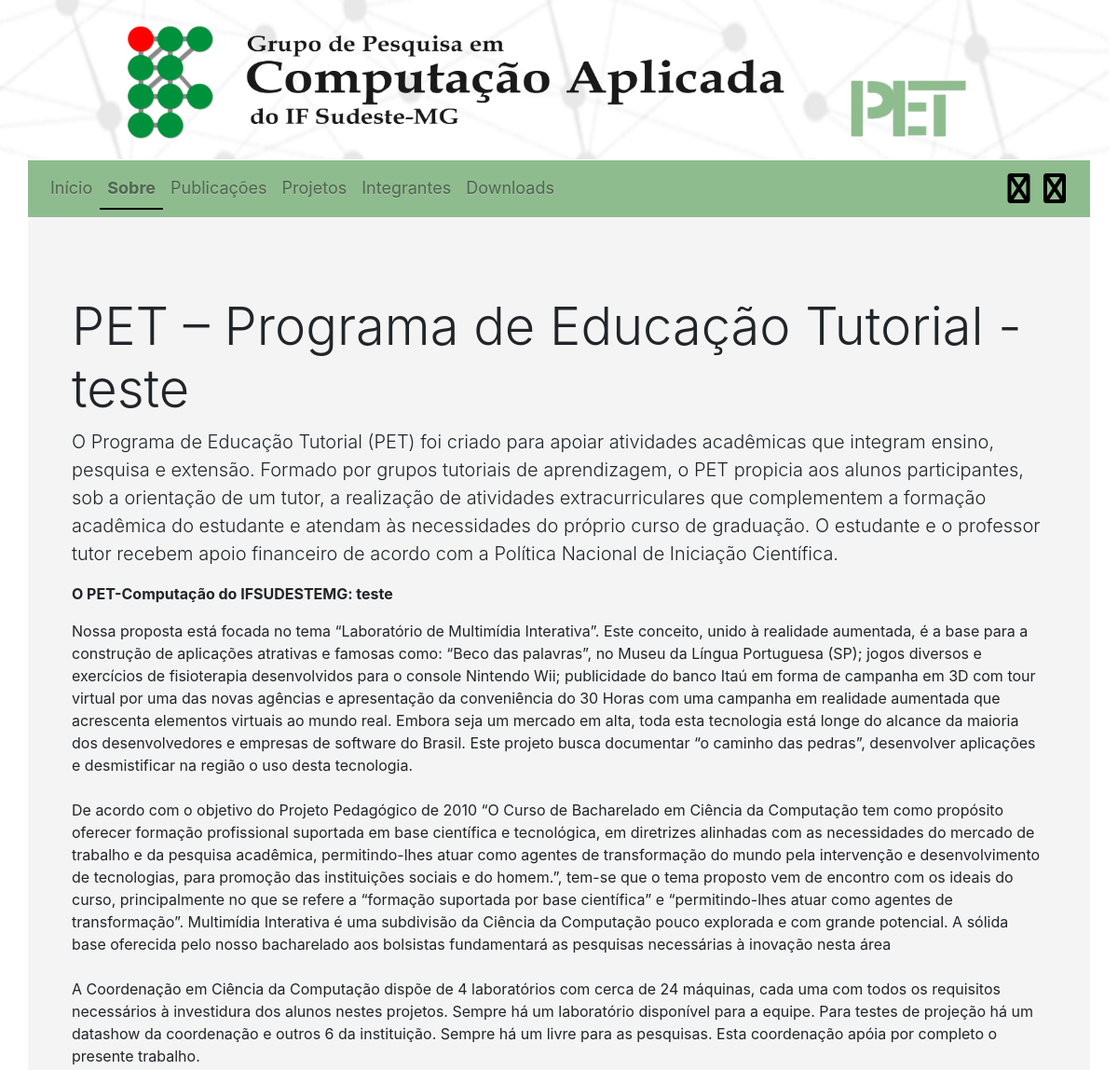
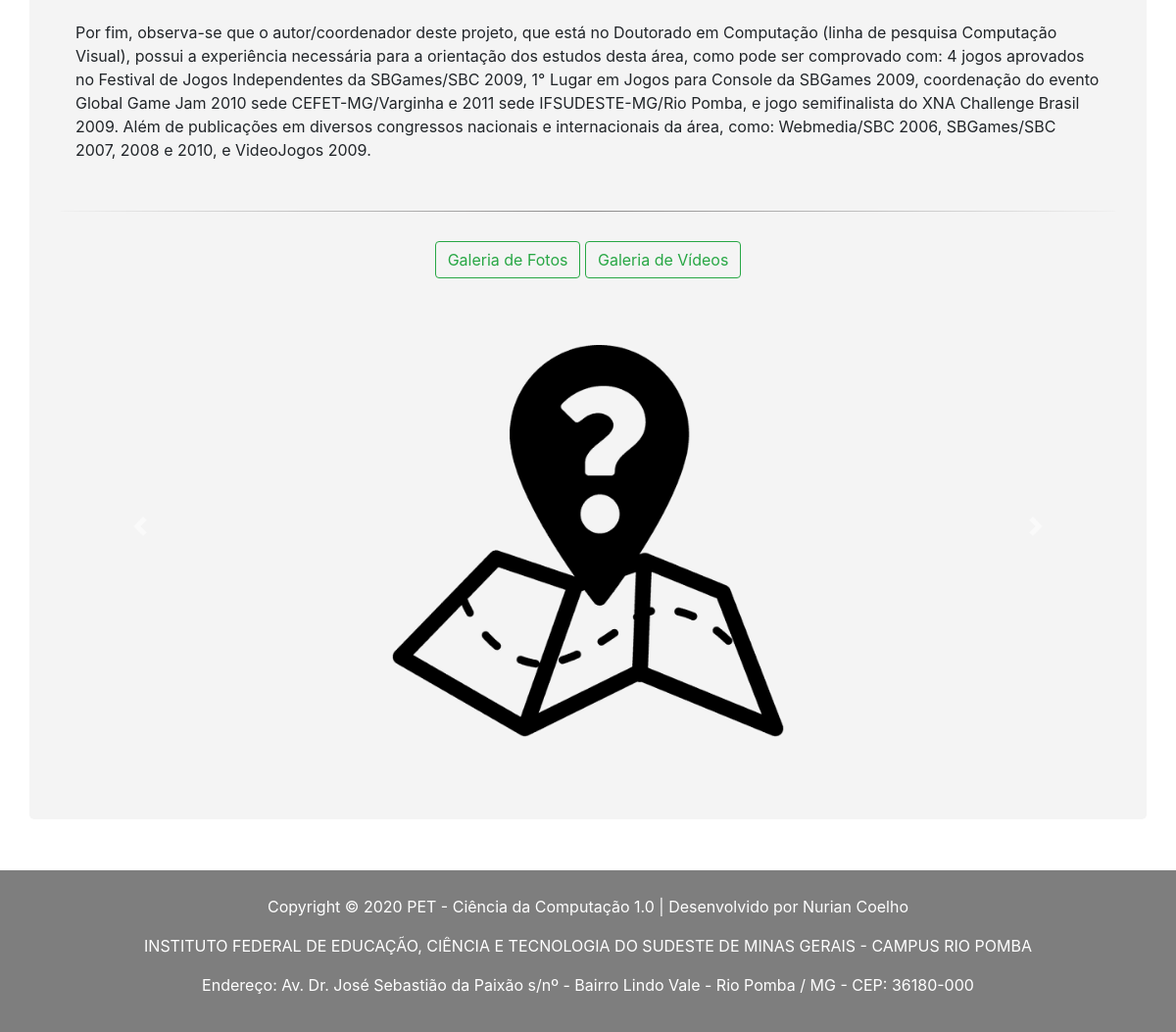
The page /view/viewSobreUser.php on the database its author committed (2 pictures, top to bottom).
### tables this page shows
CREATE TABLE IF NOT EXISTS `informacoes` (
  `tituloInfo` varchar(1000) NOT NULL,
  `descricaoInfo` longtext NOT NULL,
  `subTituloInfo` varchar(1000) DEFAULT NULL,
  `subDescricaoInfo` longtext,
  `codInfo` int(10) NOT NULL AUTO_INCREMENT,
  `extrasInfo` longtext NOT NULL,
  PRIMARY KEY (`codInfo`)
);

### dao/daoInicio.php (called while the page is built, shortened)
<?php
class DaoInicio
{
    private $conn;
    public function __construct()
    {
        $database = new Database();
        $db = $database->dbConnection();
        $this->conn = $db;
    }
    public function runQuery($sql)
    {
        $stmt = $this->conn->prepare($sql);
        return $stmt;
    }
}

### view/viewSobreUser.php (the view, shortened to what this page needs)
<?php
require '../inc/global/head_start.php';
require '../inc/global/banner.php';
require_once("../dao/daoInicio.php");
$inicioDao = new DaoInicio(); ?>
<link rel="stylesheet" href="../assets/css/inicio.css">
<div style="margin-top: 20px; margin-bottom: 20px;">
  <div class="container" style="overflow:hidden;" id="corpoInfo">
    <?php
    $stmtInformacoes = $inicioDao->runQuery("SELECT * FROM informacoes");
    $stmtInformacoes->execute();
    ?>
    <?php while ($rowInformacoes = $stmtInformacoes->fetch(PDO::FETCH_ASSOC)) {
      echo '<h1 class="display-4">' . $rowInformacoes['tituloInfo'] . ' </h1>';
      echo '<p class="lead">';
      echo nl2br($rowInformacoes['descricaoInfo']);
      echo '<p> <b>' . $rowInformacoes['subTituloInfo'] . ' </b> </p>';
      echo  nl2br($rowInformacoes['subDescricaoInfo']);
    }
    ?>
  </div>
  <hr class="line">
  <div class=" text-center" style="margin-top:30px; margin-bottom:30px;" role="group" aria-label="Exemplo básico">
    <button type="button" class="btn btn-outline-success h5" onclick="escolheGaleria('f')">Galeria de Fotos</button>
    <button type="button" class="btn btn-outline-success h5" onclick="escolheGaleria('v')">Galeria de Vídeos</button>
  </div>
  <div id="caroselFoto" class="carousel slide" data-ride="carousel">
    <div class="carousel-inner">
      <div class="carousel-item active">
        <img src="../assets/media/galeria/imagem_2.png" class="rounded mx-auto img-fluid d-block carouselItemFoto" alt="capa" title="Capa">
      </div>
      <a class="carousel-control-prev" href="#caroselFoto" role="button" data-slide="prev">
        <span class="carousel-control-prev-icon" aria-hidden="true"></span>
      </a>
      <a class="carousel-control-next" href="#caroselFoto" role="button" data-slide="next">
        <span class="carousel-control-next-icon" aria-hidden="true"></span>
      </a>
    </div>
  </div>
</div>
</div>
<?php
require '../inc/global/footer.php';
require '../inc/global/head_end.php';
?>

### assets/css/inicio.css (style rules this page uses)
body { overflow-y: hidden; }
.line { margin-top: 50px; border: 0; height: 1px; background-image: -webkit-linear-gradient(left, #f0f0f0, #8c8b8b, #f0f0f0); background-image: -moz-linear-gradient(left, #f0f0f0, #8c8b8b, #f0f0f0); background-image: -ms-linear- (left, #f0f0f0, #8c8b8b, #f0f0f0); background-image: -o-linear-gradient(left, #f0f0f0, #8c8b8b, #f0f0f0); }
@media only screen and (min-width: 530px) { .carouselItemFoto { height: 400px; margin-top:30px; } }

### inc/global/head_start.php (style rules this page uses)
body { overflow-x: hidden; overflow-y: hidden; margin:0; height: 100%; background-color: #fff; }

### rows shown on the page
informacoes: tituloInfo "PET – Programa de Educação Tutorial - teste", descricaoInfo "O Programa de Educação Tutorial (PET) foi criado para apoiar atividades acadêmicas que integram ensino, pesquisa e extensão. Formado por grupos tutoriais de aprendizagem, o PET propicia aos alunos participantes, sob a orientação de um tutor, a realização de atividades extracurriculares que complementem a formação acadêmica do estudante e atendam às necessidades do próprio curso de graduação. O estudante e o professor tutor recebem apoio financeiro de acordo com a Política Nacional de Iniciação Científica.", subTituloInfo "O PET-Computação do IFSUDESTEMG: teste", subDescricaoInfo "Nossa proposta está focada no tema “Laboratório de Multimídia Interativa”. Este conceito, unido à realidade aumentada, é a base para a construção de aplicações atrativas e famosas como: “Beco das palavras”, no Museu da Língua Portuguesa (SP); jogos diversos e exercícios de fisioterapia desenvolvidos para o console Nintendo Wii; publicidade do banco Itaú em forma de campanha em 3D com tour virtual por uma das novas agências e apresentação da conveniência do 30 Horas com uma campanha em realidade aumentada que acrescenta elementos virtuais ao mundo real. Embora seja um mercado em alta, toda esta tecnologia está longe do alcance da maioria dos desenvolvedores e empresas de software do Brasil.…"
